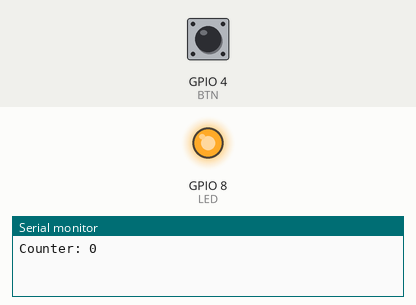
Recording of a sketch running on a simulated ESP32-C3. Parts: output pins drawn as LEDs (lit = HIGH), the last lines printed to the serial monitor. The inputs (shaded band) are chosen by the test bench; at power-on: GPIO 4 (BTN) LOW.

Above: at 1.2 s.
1.3 s: GPIO 4 (BTN) pulled HIGH for 0.15 s
At 1.37 s:
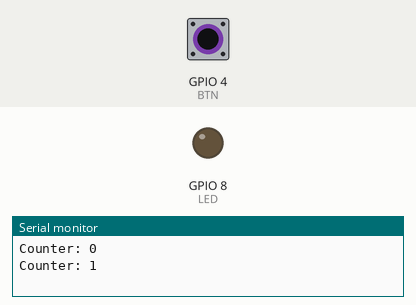
2.9 s: GPIO 4 (BTN) pulled HIGH for 3.2 s
At 7.4 s:
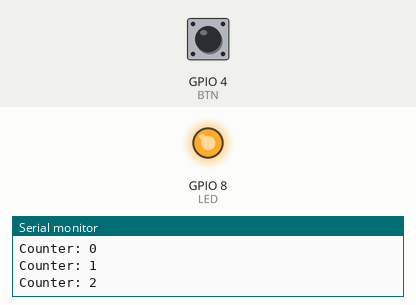
Timing chart, 0 to 8.9 s (numbered marks = the images above; inputs shaded):
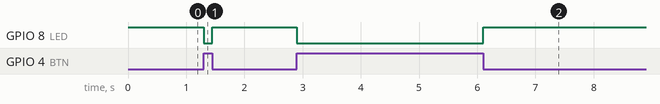

Measured:
- after the input at 1.3 s, GPIO 8 (LED): HIGH → LOW at once, → HIGH 0.15 s later
- after the input at 2.9 s, GPIO 8 (LED): HIGH → LOW at once, → HIGH 3.2 s later

The sketch:

boton-pulsado01.ino
```cpp
/**
* Programa para contar el número de veces que se pulsó un botón.
* version: 1.0
*
* Este programa puede ejecutarse en cualquier placa de desarrollo que tenga un built-in led, lo que hace es aumentar en 1 un contador de veces pulsadas al apretar un botón conectado a la placa, encender el built-in led mientras esté presionado el botón, y apagarlo al soltar el botón. Si tu placa no tiene built-in led, puedes sustituirlo por un led externo conectado a otro pin.
*/


#define BTN 4 //GPIO for the button
#define LED 8 //Check your board, for ESP32-C3 Supermini the led is at GPIO 8

uint8_t previous_st = LOW; //Button's state, LOW if not pressed (the GPIO pin logic state is 0 or GND), and HIGH if pressed (logic state 1 or VCC)
int counter = 0; // Counter of how many times the button has been pulsed


void setup() {
  // Button input
  pinMode(BTN, INPUT);
  //Onboard led
  pinMode(LED, OUTPUT);
  digitalWrite(LED, HIGH); //Turn off LED (inverted logic in ESP32-C3 supermini)

  //Serial
  Serial.begin(115200);
  Serial.print("Counter: ");
  Serial.println(counter);
}


void loop() {
  // Click-pressed
  if(previous_st==LOW && digitalRead(BTN)==HIGH) {
    previous_st=HIGH;
    counter +=1;
    //Turn on led
    digitalWrite(LED, LOW); //INVERTED LOGIC!
    //Print counter
    Serial.print("Counter: ");
    Serial.println(counter);
  }
  // Click-released
  else if(previous_st==HIGH && digitalRead(BTN)==LOW) {
    previous_st=LOW;
    //Turn off led
    digitalWrite(LED, HIGH); //INVERTED LOGIC!
  }

}
```
